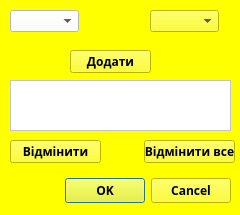
<?xml version="1.0" encoding="UTF-8"?>
<ui version="4.0">
 <class>addBillet</class>
 <widget class="QDialog" name="addBillet">
  <property name="geometry">
   <rect>
    <x>0</x>
    <y>0</y>
    <width>240</width>
    <height>215</height>
   </rect>
  </property>
  <property name="palette">
   <palette>
    <active>
     <colorrole role="WindowText">
      <brush brushstyle="SolidPattern">
       <color alpha="255">
        <red>0</red>
        <green>0</green>
        <blue>0</blue>
       </color>
      </brush>
     </colorrole>
     <colorrole role="Button">
      <brush brushstyle="SolidPattern">
       <color alpha="255">
        <red>255</red>
        <green>255</green>
        <blue>0</blue>
       </color>
      </brush>
     </colorrole>
     <colorrole role="Light">
      <brush brushstyle="SolidPattern">
       <color alpha="255">
        <red>255</red>
        <green>255</green>
        <blue>127</blue>
       </color>
      </brush>
     </colorrole>
     <colorrole role="Midlight">
      <brush brushstyle="SolidPattern">
       <color alpha="255">
        <red>255</red>
        <green>255</green>
        <blue>63</blue>
       </color>
      </brush>
     </colorrole>
     <colorrole role="Dark">
      <brush brushstyle="SolidPattern">
       <color alpha="255">
        <red>127</red>
        <green>127</green>
        <blue>0</blue>
       </color>
      </brush>
     </colorrole>
     <colorrole role="Mid">
      <brush brushstyle="SolidPattern">
       <color alpha="255">
        <red>170</red>
        <green>170</green>
        <blue>0</blue>
       </color>
      </brush>
     </colorrole>
     <colorrole role="Text">
      <brush brushstyle="SolidPattern">
       <color alpha="255">
        <red>0</red>
        <green>0</green>
        <blue>0</blue>
       </color>
      </brush>
     </colorrole>
     <colorrole role="BrightText">
      <brush brushstyle="SolidPattern">
       <color alpha="255">
        <red>255</red>
        <green>255</green>
        <blue>255</blue>
       </color>
      </brush>
     </colorrole>
     <colorrole role="ButtonText">
      <brush brushstyle="SolidPattern">
       <color alpha="255">
        <red>0</red>
        <green>0</green>
        <blue>0</blue>
       </color>
      </brush>
     </colorrole>
     <colorrole role="Base">
      <brush brushstyle="SolidPattern">
       <color alpha="255">
        <red>255</red>
        <green>255</green>
        <blue>255</blue>
       </color>
      </brush>
     </colorrole>
     <colorrole role="Window">
      <brush brushstyle="SolidPattern">
       <color alpha="255">
        <red>255</red>
        <green>255</green>
        <blue>0</blue>
       </color>
      </brush>
     </colorrole>
     <colorrole role="Shadow">
      <brush brushstyle="SolidPattern">
       <color alpha="255">
        <red>0</red>
        <green>0</green>
        <blue>0</blue>
       </color>
      </brush>
     </colorrole>
     <colorrole role="AlternateBase">
      <brush brushstyle="SolidPattern">
       <color alpha="255">
        <red>255</red>
        <green>255</green>
        <blue>127</blue>
       </color>
      </brush>
     </colorrole>
     <colorrole role="ToolTipBase">
      <brush brushstyle="SolidPattern">
       <color alpha="255">
        <red>255</red>
        <green>255</green>
        <blue>220</blue>
       </color>
      </brush>
     </colorrole>
     <colorrole role="ToolTipText">
      <brush brushstyle="SolidPattern">
       <color alpha="255">
        <red>0</red>
        <green>0</green>
        <blue>0</blue>
       </color>
      </brush>
     </colorrole>
    </active>
    <inactive>
     <colorrole role="WindowText">
      <brush brushstyle="SolidPattern">
       <color alpha="255">
        <red>0</red>
        <green>0</green>
        <blue>0</blue>
       </color>
      </brush>
     </colorrole>
     <colorrole role="Button">
      <brush brushstyle="SolidPattern">
       <color alpha="255">
        <red>255</red>
        <green>255</green>
        <blue>0</blue>
       </color>
      </brush>
     </colorrole>
     <colorrole role="Light">
      <brush brushstyle="SolidPattern">
       <color alpha="255">
        <red>255</red>
        <green>255</green>
        <blue>127</blue>
       </color>
      </brush>
     </colorrole>
     <colorrole role="Midlight">
      <brush brushstyle="SolidPattern">
       <color alpha="255">
        <red>255</red>
        <green>255</green>
        <blue>63</blue>
       </color>
      </brush>
     </colorrole>
     <colorrole role="Dark">
      <brush brushstyle="SolidPattern">
       <color alpha="255">
        <red>127</red>
        <green>127</green>
        <blue>0</blue>
       </color>
      </brush>
     </colorrole>
     <colorrole role="Mid">
      <brush brushstyle="SolidPattern">
       <color alpha="255">
        <red>170</red>
        <green>170</green>
        <blue>0</blue>
       </color>
      </brush>
     </colorrole>
     <colorrole role="Text">
      <brush brushstyle="SolidPattern">
       <color alpha="255">
        <red>0</red>
        <green>0</green>
        <blue>0</blue>
       </color>
      </brush>
     </colorrole>
     <colorrole role="BrightText">
      <brush brushstyle="SolidPattern">
       <color alpha="255">
        <red>255</red>
        <green>255</green>
        <blue>255</blue>
       </color>
      </brush>
     </colorrole>
     <colorrole role="ButtonText">
      <brush brushstyle="SolidPattern">
       <color alpha="255">
        <red>0</red>
        <green>0</green>
        <blue>0</blue>
       </color>
      </brush>
     </colorrole>
     <colorrole role="Base">
      <brush brushstyle="SolidPattern">
       <color alpha="255">
        <red>255</red>
        <green>255</green>
        <blue>255</blue>
       </color>
      </brush>
     </colorrole>
     <colorrole role="Window">
      <brush brushstyle="SolidPattern">
       <color alpha="255">
        <red>255</red>
        <green>255</green>
        <blue>0</blue>
       </color>
      </brush>
     </colorrole>
     <colorrole role="Shadow">
      <brush brushstyle="SolidPattern">
       <color alpha="255">
        <red>0</red>
        <green>0</green>
        <blue>0</blue>
       </color>
      </brush>
     </colorrole>
     <colorrole role="AlternateBase">
      <brush brushstyle="SolidPattern">
       <color alpha="255">
        <red>255</red>
        <green>255</green>
        <blue>127</blue>
       </color>
      </brush>
     </colorrole>
     <colorrole role="ToolTipBase">
      <brush brushstyle="SolidPattern">
       <color alpha="255">
        <red>255</red>
        <green>255</green>
        <blue>220</blue>
       </color>
      </brush>
     </colorrole>
     <colorrole role="ToolTipText">
      <brush brushstyle="SolidPattern">
       <color alpha="255">
        <red>0</red>
        <green>0</green>
        <blue>0</blue>
       </color>
      </brush>
     </colorrole>
    </inactive>
    <disabled>
     <colorrole role="WindowText">
      <brush brushstyle="SolidPattern">
       <color alpha="255">
        <red>127</red>
        <green>127</green>
        <blue>0</blue>
       </color>
      </brush>
     </colorrole>
     <colorrole role="Button">
      <brush brushstyle="SolidPattern">
       <color alpha="255">
        <red>255</red>
        <green>255</green>
        <blue>0</blue>
       </color>
      </brush>
     </colorrole>
     <colorrole role="Light">
      <brush brushstyle="SolidPattern">
       <color alpha="255">
        <red>255</red>
        <green>255</green>
        <blue>127</blue>
       </color>
      </brush>
     </colorrole>
     <colorrole role="Midlight">
      <brush brushstyle="SolidPattern">
       <color alpha="255">
        <red>255</red>
        <green>255</green>
        <blue>63</blue>
       </color>
      </brush>
     </colorrole>
     <colorrole role="Dark">
      <brush brushstyle="SolidPattern">
       <color alpha="255">
        <red>127</red>
        <green>127</green>
        <blue>0</blue>
       </color>
      </brush>
     </colorrole>
     <colorrole role="Mid">
      <brush brushstyle="SolidPattern">
       <color alpha="255">
        <red>170</red>
        <green>170</green>
        <blue>0</blue>
       </color>
      </brush>
     </colorrole>
     <colorrole role="Text">
      <brush brushstyle="SolidPattern">
       <color alpha="255">
        <red>127</red>
        <green>127</green>
        <blue>0</blue>
       </color>
      </brush>
     </colorrole>
     <colorrole role="BrightText">
      <brush brushstyle="SolidPattern">
       <color alpha="255">
        <red>255</red>
        <green>255</green>
        <blue>255</blue>
       </color>
      </brush>
     </colorrole>
     <colorrole role="ButtonText">
      <brush brushstyle="SolidPattern">
       <color alpha="255">
        <red>127</red>
        <green>127</green>
        <blue>0</blue>
       </color>
      </brush>
     </colorrole>
     <colorrole role="Base">
      <brush brushstyle="SolidPattern">
       <color alpha="255">
        <red>255</red>
        <green>255</green>
        <blue>0</blue>
       </color>
      </brush>
     </colorrole>
     <colorrole role="Window">
      <brush brushstyle="SolidPattern">
       <color alpha="255">
        <red>255</red>
        <green>255</green>
        <blue>0</blue>
       </color>
      </brush>
     </colorrole>
     <colorrole role="Shadow">
      <brush brushstyle="SolidPattern">
       <color alpha="255">
        <red>0</red>
        <green>0</green>
        <blue>0</blue>
       </color>
      </brush>
     </colorrole>
     <colorrole role="AlternateBase">
      <brush brushstyle="SolidPattern">
       <color alpha="255">
        <red>255</red>
        <green>255</green>
        <blue>0</blue>
       </color>
      </brush>
     </colorrole>
     <colorrole role="ToolTipBase">
      <brush brushstyle="SolidPattern">
       <color alpha="255">
        <red>255</red>
        <green>255</green>
        <blue>220</blue>
       </color>
      </brush>
     </colorrole>
     <colorrole role="ToolTipText">
      <brush brushstyle="SolidPattern">
       <color alpha="255">
        <red>0</red>
        <green>0</green>
        <blue>0</blue>
       </color>
      </brush>
     </colorrole>
    </disabled>
   </palette>
  </property>
  <property name="windowTitle">
   <string>Dialog</string>
  </property>
  <widget class="QDialogButtonBox" name="buttonBox">
   <property name="enabled">
    <bool>true</bool>
   </property>
   <property name="geometry">
    <rect>
     <x>10</x>
     <y>170</y>
     <width>221</width>
     <height>41</height>
    </rect>
   </property>
   <property name="font">
    <font>
     <family>Bauhaus 93</family>
     <weight>75</weight>
     <bold>true</bold>
    </font>
   </property>
   <property name="locale">
    <locale language="Ukrainian" country="Ukraine"/>
   </property>
   <property name="orientation">
    <enum>Qt::Horizontal</enum>
   </property>
   <property name="standardButtons">
    <set>QDialogButtonBox::Cancel|QDialogButtonBox::Ok</set>
   </property>
   <property name="centerButtons">
    <bool>false</bool>
   </property>
  </widget>
  <widget class="QComboBox" name="opTypeBox">
   <property name="geometry">
    <rect>
     <x>10</x>
     <y>10</y>
     <width>69</width>
     <height>22</height>
    </rect>
   </property>
   <property name="palette">
    <palette>
     <active>
      <colorrole role="WindowText">
       <brush brushstyle="SolidPattern">
        <color alpha="255">
         <red>0</red>
         <green>0</green>
         <blue>0</blue>
        </color>
       </brush>
      </colorrole>
      <colorrole role="Button">
       <brush brushstyle="SolidPattern">
        <color alpha="255">
         <red>255</red>
         <green>255</green>
         <blue>255</blue>
        </color>
       </brush>
      </colorrole>
      <colorrole role="Light">
       <brush brushstyle="SolidPattern">
        <color alpha="255">
         <red>255</red>
         <green>255</green>
         <blue>255</blue>
        </color>
       </brush>
      </colorrole>
      <colorrole role="Midlight">
       <brush brushstyle="SolidPattern">
        <color alpha="255">
         <red>255</red>
         <green>255</green>
         <blue>255</blue>
        </color>
       </brush>
      </colorrole>
      <colorrole role="Dark">
       <brush brushstyle="SolidPattern">
        <color alpha="255">
         <red>127</red>
         <green>127</green>
         <blue>127</blue>
        </color>
       </brush>
      </colorrole>
      <colorrole role="Mid">
       <brush brushstyle="SolidPattern">
        <color alpha="255">
         <red>170</red>
         <green>170</green>
         <blue>170</blue>
        </color>
       </brush>
      </colorrole>
      <colorrole role="Text">
       <brush brushstyle="SolidPattern">
        <color alpha="255">
         <red>0</red>
         <green>0</green>
         <blue>0</blue>
        </color>
       </brush>
      </colorrole>
      <colorrole role="BrightText">
       <brush brushstyle="SolidPattern">
        <color alpha="255">
         <red>255</red>
         <green>255</green>
         <blue>255</blue>
        </color>
       </brush>
      </colorrole>
      <colorrole role="ButtonText">
       <brush brushstyle="SolidPattern">
        <color alpha="255">
         <red>0</red>
         <green>0</green>
         <blue>0</blue>
        </color>
       </brush>
      </colorrole>
      <colorrole role="Base">
       <brush brushstyle="SolidPattern">
        <color alpha="255">
         <red>255</red>
         <green>255</green>
         <blue>255</blue>
        </color>
       </brush>
      </colorrole>
      <colorrole role="Window">
       <brush brushstyle="SolidPattern">
        <color alpha="255">
         <red>255</red>
         <green>255</green>
         <blue>255</blue>
        </color>
       </brush>
      </colorrole>
      <colorrole role="Shadow">
       <brush brushstyle="SolidPattern">
        <color alpha="255">
         <red>0</red>
         <green>0</green>
         <blue>0</blue>
        </color>
       </brush>
      </colorrole>
      <colorrole role="AlternateBase">
       <brush brushstyle="SolidPattern">
        <color alpha="255">
         <red>255</red>
         <green>255</green>
         <blue>255</blue>
        </color>
       </brush>
      </colorrole>
      <colorrole role="ToolTipBase">
       <brush brushstyle="SolidPattern">
        <color alpha="255">
         <red>255</red>
         <green>255</green>
         <blue>220</blue>
        </color>
       </brush>
      </colorrole>
      <colorrole role="ToolTipText">
       <brush brushstyle="SolidPattern">
        <color alpha="255">
         <red>0</red>
         <green>0</green>
         <blue>0</blue>
        </color>
       </brush>
      </colorrole>
     </active>
     <inactive>
      <colorrole role="WindowText">
       <brush brushstyle="SolidPattern">
        <color alpha="255">
         <red>0</red>
         <green>0</green>
         <blue>0</blue>
        </color>
       </brush>
      </colorrole>
      <colorrole role="Button">
       <brush brushstyle="SolidPattern">
        <color alpha="255">
         <red>255</red>
         <green>255</green>
         <blue>255</blue>
        </color>
       </brush>
      </colorrole>
      <colorrole role="Light">
       <brush brushstyle="SolidPattern">
        <color alpha="255">
         <red>255</red>
         <green>255</green>
         <blue>255</blue>
        </color>
       </brush>
      </colorrole>
      <colorrole role="Midlight">
       <brush brushstyle="SolidPattern">
        <color alpha="255">
         <red>255</red>
         <green>255</green>
         <blue>255</blue>
        </color>
       </brush>
      </colorrole>
      <colorrole role="Dark">
       <brush brushstyle="SolidPattern">
        <color alpha="255">
         <red>127</red>
         <green>127</green>
         <blue>127</blue>
        </color>
       </brush>
      </colorrole>
      <colorrole role="Mid">
       <brush brushstyle="SolidPattern">
        <color alpha="255">
         <red>170</red>
         <green>170</green>
         <blue>170</blue>
        </color>
       </brush>
      </colorrole>
      <colorrole role="Text">
       <brush brushstyle="SolidPattern">
        <color alpha="255">
         <red>0</red>
         <green>0</green>
         <blue>0</blue>
        </color>
       </brush>
      </colorrole>
      <colorrole role="BrightText">
       <brush brushstyle="SolidPattern">
        <color alpha="255">
         <red>255</red>
         <green>255</green>
         <blue>255</blue>
        </color>
       </brush>
      </colorrole>
      <colorrole role="ButtonText">
       <brush brushstyle="SolidPattern">
        <color alpha="255">
         <red>0</red>
         <green>0</green>
         <blue>0</blue>
        </color>
       </brush>
      </colorrole>
      <colorrole role="Base">
       <brush brushstyle="SolidPattern">
        <color alpha="255">
         <red>255</red>
         <green>255</green>
         <blue>255</blue>
        </color>
       </brush>
      </colorrole>
      <colorrole role="Window">
       <brush brushstyle="SolidPattern">
        <color alpha="255">
         <red>255</red>
         <green>255</green>
         <blue>255</blue>
        </color>
       </brush>
      </colorrole>
      <colorrole role="Shadow">
       <brush brushstyle="SolidPattern">
        <color alpha="255">
         <red>0</red>
         <green>0</green>
         <blue>0</blue>
        </color>
       </brush>
      </colorrole>
      <colorrole role="AlternateBase">
       <brush brushstyle="SolidPattern">
        <color alpha="255">
         <red>255</red>
         <green>255</green>
         <blue>255</blue>
        </color>
       </brush>
      </colorrole>
      <colorrole role="ToolTipBase">
       <brush brushstyle="SolidPattern">
        <color alpha="255">
         <red>255</red>
         <green>255</green>
         <blue>220</blue>
        </color>
       </brush>
      </colorrole>
      <colorrole role="ToolTipText">
       <brush brushstyle="SolidPattern">
        <color alpha="255">
         <red>0</red>
         <green>0</green>
         <blue>0</blue>
        </color>
       </brush>
      </colorrole>
     </inactive>
     <disabled>
      <colorrole role="WindowText">
       <brush brushstyle="SolidPattern">
        <color alpha="255">
         <red>127</red>
         <green>127</green>
         <blue>127</blue>
        </color>
       </brush>
      </colorrole>
      <colorrole role="Button">
       <brush brushstyle="SolidPattern">
        <color alpha="255">
         <red>255</red>
         <green>255</green>
         <blue>255</blue>
        </color>
       </brush>
      </colorrole>
      <colorrole role="Light">
       <brush brushstyle="SolidPattern">
        <color alpha="255">
         <red>255</red>
         <green>255</green>
         <blue>255</blue>
        </color>
       </brush>
      </colorrole>
      <colorrole role="Midlight">
       <brush brushstyle="SolidPattern">
        <color alpha="255">
         <red>255</red>
         <green>255</green>
         <blue>255</blue>
        </color>
       </brush>
      </colorrole>
      <colorrole role="Dark">
       <brush brushstyle="SolidPattern">
        <color alpha="255">
         <red>127</red>
         <green>127</green>
         <blue>127</blue>
        </color>
       </brush>
      </colorrole>
      <colorrole role="Mid">
       <brush brushstyle="SolidPattern">
        <color alpha="255">
         <red>170</red>
         <green>170</green>
         <blue>170</blue>
        </color>
       </brush>
      </colorrole>
      <colorrole role="Text">
       <brush brushstyle="SolidPattern">
        <color alpha="255">
         <red>127</red>
         <green>127</green>
         <blue>127</blue>
        </color>
       </brush>
      </colorrole>
      <colorrole role="BrightText">
       <brush brushstyle="SolidPattern">
        <color alpha="255">
         <red>255</red>
         <green>255</green>
         <blue>255</blue>
        </color>
       </brush>
      </colorrole>
      <colorrole role="ButtonText">
       <brush brushstyle="SolidPattern">
        <color alpha="255">
         <red>127</red>
         <green>127</green>
         <blue>127</blue>
        </color>
       </brush>
      </colorrole>
      <colorrole role="Base">
       <brush brushstyle="SolidPattern">
        <color alpha="255">
         <red>255</red>
         <green>255</green>
         <blue>255</blue>
        </color>
       </brush>
      </colorrole>
      <colorrole role="Window">
       <brush brushstyle="SolidPattern">
        <color alpha="255">
         <red>255</red>
         <green>255</green>
         <blue>255</blue>
        </color>
       </brush>
      </colorrole>
      <colorrole role="Shadow">
       <brush brushstyle="SolidPattern">
        <color alpha="255">
         <red>0</red>
         <green>0</green>
         <blue>0</blue>
        </color>
       </brush>
      </colorrole>
      <colorrole role="AlternateBase">
       <brush brushstyle="SolidPattern">
        <color alpha="255">
         <red>255</red>
         <green>255</green>
         <blue>255</blue>
        </color>
       </brush>
      </colorrole>
      <colorrole role="ToolTipBase">
       <brush brushstyle="SolidPattern">
        <color alpha="255">
         <red>255</red>
         <green>255</green>
         <blue>220</blue>
        </color>
       </brush>
      </colorrole>
      <colorrole role="ToolTipText">
       <brush brushstyle="SolidPattern">
        <color alpha="255">
         <red>0</red>
         <green>0</green>
         <blue>0</blue>
        </color>
       </brush>
      </colorrole>
     </disabled>
    </palette>
   </property>
   <property name="font">
    <font>
     <family>Bauhaus 93</family>
     <weight>75</weight>
     <bold>true</bold>
    </font>
   </property>
  </widget>
  <widget class="QComboBox" name="opNumBox">
   <property name="geometry">
    <rect>
     <x>150</x>
     <y>10</y>
     <width>69</width>
     <height>22</height>
    </rect>
   </property>
   <property name="font">
    <font>
     <family>Bauhaus 93</family>
     <weight>50</weight>
     <bold>false</bold>
    </font>
   </property>
   <item>
    <property name="text">
     <string/>
    </property>
   </item>
   <item>
    <property name="text">
     <string>1</string>
    </property>
   </item>
   <item>
    <property name="text">
     <string>2</string>
    </property>
   </item>
   <item>
    <property name="text">
     <string>3</string>
    </property>
   </item>
   <item>
    <property name="text">
     <string>4</string>
    </property>
   </item>
   <item>
    <property name="text">
     <string>5</string>
    </property>
   </item>
  </widget>
  <widget class="QTextEdit" name="textEdit">
   <property name="enabled">
    <bool>false</bool>
   </property>
   <property name="geometry">
    <rect>
     <x>10</x>
     <y>80</y>
     <width>221</width>
     <height>51</height>
    </rect>
   </property>
   <property name="palette">
    <palette>
     <active>
      <colorrole role="WindowText">
       <brush brushstyle="SolidPattern">
        <color alpha="255">
         <red>0</red>
         <green>0</green>
         <blue>0</blue>
        </color>
       </brush>
      </colorrole>
      <colorrole role="Button">
       <brush brushstyle="SolidPattern">
        <color alpha="255">
         <red>255</red>
         <green>255</green>
         <blue>255</blue>
        </color>
       </brush>
      </colorrole>
      <colorrole role="Light">
       <brush brushstyle="SolidPattern">
        <color alpha="255">
         <red>255</red>
         <green>255</green>
         <blue>255</blue>
        </color>
       </brush>
      </colorrole>
      <colorrole role="Midlight">
       <brush brushstyle="SolidPattern">
        <color alpha="255">
         <red>255</red>
         <green>255</green>
         <blue>255</blue>
        </color>
       </brush>
      </colorrole>
      <colorrole role="Dark">
       <brush brushstyle="SolidPattern">
        <color alpha="255">
         <red>127</red>
         <green>127</green>
         <blue>127</blue>
        </color>
       </brush>
      </colorrole>
      <colorrole role="Mid">
       <brush brushstyle="SolidPattern">
        <color alpha="255">
         <red>170</red>
         <green>170</green>
         <blue>170</blue>
        </color>
       </brush>
      </colorrole>
      <colorrole role="Text">
       <brush brushstyle="SolidPattern">
        <color alpha="255">
         <red>0</red>
         <green>0</green>
         <blue>0</blue>
        </color>
       </brush>
      </colorrole>
      <colorrole role="BrightText">
       <brush brushstyle="SolidPattern">
        <color alpha="255">
         <red>255</red>
         <green>255</green>
         <blue>255</blue>
        </color>
       </brush>
      </colorrole>
      <colorrole role="ButtonText">
       <brush brushstyle="SolidPattern">
        <color alpha="255">
         <red>0</red>
         <green>0</green>
         <blue>0</blue>
        </color>
       </brush>
      </colorrole>
      <colorrole role="Base">
       <brush brushstyle="SolidPattern">
        <color alpha="255">
         <red>255</red>
         <green>255</green>
         <blue>255</blue>
        </color>
       </brush>
      </colorrole>
      <colorrole role="Window">
       <brush brushstyle="SolidPattern">
        <color alpha="255">
         <red>255</red>
         <green>255</green>
         <blue>255</blue>
        </color>
       </brush>
      </colorrole>
      <colorrole role="Shadow">
       <brush brushstyle="SolidPattern">
        <color alpha="255">
         <red>0</red>
         <green>0</green>
         <blue>0</blue>
        </color>
       </brush>
      </colorrole>
      <colorrole role="AlternateBase">
       <brush brushstyle="SolidPattern">
        <color alpha="255">
         <red>255</red>
         <green>255</green>
         <blue>255</blue>
        </color>
       </brush>
      </colorrole>
      <colorrole role="ToolTipBase">
       <brush brushstyle="SolidPattern">
        <color alpha="255">
         <red>255</red>
         <green>255</green>
         <blue>220</blue>
        </color>
       </brush>
      </colorrole>
      <colorrole role="ToolTipText">
       <brush brushstyle="SolidPattern">
        <color alpha="255">
         <red>0</red>
         <green>0</green>
         <blue>0</blue>
        </color>
       </brush>
      </colorrole>
     </active>
     <inactive>
      <colorrole role="WindowText">
       <brush brushstyle="SolidPattern">
        <color alpha="255">
         <red>0</red>
         <green>0</green>
         <blue>0</blue>
        </color>
       </brush>
      </colorrole>
      <colorrole role="Button">
       <brush brushstyle="SolidPattern">
        <color alpha="255">
         <red>255</red>
         <green>255</green>
         <blue>255</blue>
        </color>
       </brush>
      </colorrole>
      <colorrole role="Light">
       <brush brushstyle="SolidPattern">
        <color alpha="255">
         <red>255</red>
         <green>255</green>
         <blue>255</blue>
        </color>
       </brush>
      </colorrole>
      <colorrole role="Midlight">
       <brush brushstyle="SolidPattern">
        <color alpha="255">
         <red>255</red>
         <green>255</green>
         <blue>255</blue>
        </color>
       </brush>
      </colorrole>
      <colorrole role="Dark">
       <brush brushstyle="SolidPattern">
        <color alpha="255">
         <red>127</red>
         <green>127</green>
         <blue>127</blue>
        </color>
       </brush>
      </colorrole>
      <colorrole role="Mid">
       <brush brushstyle="SolidPattern">
        <color alpha="255">
         <red>170</red>
         <green>170</green>
         <blue>170</blue>
        </color>
       </brush>
      </colorrole>
      <colorrole role="Text">
       <brush brushstyle="SolidPattern">
        <color alpha="255">
         <red>0</red>
         <green>0</green>
         <blue>0</blue>
        </color>
       </brush>
      </colorrole>
      <colorrole role="BrightText">
       <brush brushstyle="SolidPattern">
        <color alpha="255">
         <red>255</red>
         <green>255</green>
         <blue>255</blue>
        </color>
       </brush>
      </colorrole>
      <colorrole role="ButtonText">
       <brush brushstyle="SolidPattern">
        <color alpha="255">
         <red>0</red>
         <green>0</green>
         <blue>0</blue>
        </color>
       </brush>
      </colorrole>
      <colorrole role="Base">
       <brush brushstyle="SolidPattern">
        <color alpha="255">
         <red>255</red>
         <green>255</green>
         <blue>255</blue>
        </color>
       </brush>
      </colorrole>
      <colorrole role="Window">
       <brush brushstyle="SolidPattern">
        <color alpha="255">
         <red>255</red>
         <green>255</green>
         <blue>255</blue>
        </color>
       </brush>
      </colorrole>
      <colorrole role="Shadow">
       <brush brushstyle="SolidPattern">
        <color alpha="255">
         <red>0</red>
         <green>0</green>
         <blue>0</blue>
        </color>
       </brush>
      </colorrole>
      <colorrole role="AlternateBase">
       <brush brushstyle="SolidPattern">
        <color alpha="255">
         <red>255</red>
         <green>255</green>
         <blue>255</blue>
        </color>
       </brush>
      </colorrole>
      <colorrole role="ToolTipBase">
       <brush brushstyle="SolidPattern">
        <color alpha="255">
         <red>255</red>
         <green>255</green>
         <blue>220</blue>
        </color>
       </brush>
      </colorrole>
      <colorrole role="ToolTipText">
       <brush brushstyle="SolidPattern">
        <color alpha="255">
         <red>0</red>
         <green>0</green>
         <blue>0</blue>
        </color>
       </brush>
      </colorrole>
     </inactive>
     <disabled>
      <colorrole role="WindowText">
       <brush brushstyle="SolidPattern">
        <color alpha="255">
         <red>0</red>
         <green>0</green>
         <blue>0</blue>
        </color>
       </brush>
      </colorrole>
      <colorrole role="Button">
       <brush brushstyle="SolidPattern">
        <color alpha="255">
         <red>255</red>
         <green>255</green>
         <blue>255</blue>
        </color>
       </brush>
      </colorrole>
      <colorrole role="Light">
       <brush brushstyle="SolidPattern">
        <color alpha="255">
         <red>255</red>
         <green>255</green>
         <blue>255</blue>
        </color>
       </brush>
      </colorrole>
      <colorrole role="Midlight">
       <brush brushstyle="SolidPattern">
        <color alpha="255">
         <red>255</red>
         <green>255</green>
         <blue>255</blue>
        </color>
       </brush>
      </colorrole>
      <colorrole role="Dark">
       <brush brushstyle="SolidPattern">
        <color alpha="255">
         <red>127</red>
         <green>127</green>
         <blue>127</blue>
        </color>
       </brush>
      </colorrole>
      <colorrole role="Mid">
       <brush brushstyle="SolidPattern">
        <color alpha="255">
         <red>0</red>
         <green>0</green>
         <blue>0</blue>
        </color>
       </brush>
      </colorrole>
      <colorrole role="Text">
       <brush brushstyle="SolidPattern">
        <color alpha="255">
         <red>127</red>
         <green>127</green>
         <blue>127</blue>
        </color>
       </brush>
      </colorrole>
      <colorrole role="BrightText">
       <brush brushstyle="SolidPattern">
        <color alpha="255">
         <red>255</red>
         <green>255</green>
         <blue>255</blue>
        </color>
       </brush>
      </colorrole>
      <colorrole role="ButtonText">
       <brush brushstyle="SolidPattern">
        <color alpha="255">
         <red>127</red>
         <green>127</green>
         <blue>127</blue>
        </color>
       </brush>
      </colorrole>
      <colorrole role="Base">
       <brush brushstyle="SolidPattern">
        <color alpha="255">
         <red>255</red>
         <green>255</green>
         <blue>255</blue>
        </color>
       </brush>
      </colorrole>
      <colorrole role="Window">
       <brush brushstyle="SolidPattern">
        <color alpha="255">
         <red>255</red>
         <green>255</green>
         <blue>255</blue>
        </color>
       </brush>
      </colorrole>
      <colorrole role="Shadow">
       <brush brushstyle="SolidPattern">
        <color alpha="255">
         <red>0</red>
         <green>0</green>
         <blue>0</blue>
        </color>
       </brush>
      </colorrole>
      <colorrole role="AlternateBase">
       <brush brushstyle="SolidPattern">
        <color alpha="255">
         <red>255</red>
         <green>255</green>
         <blue>255</blue>
        </color>
       </brush>
      </colorrole>
      <colorrole role="ToolTipBase">
       <brush brushstyle="SolidPattern">
        <color alpha="255">
         <red>255</red>
         <green>255</green>
         <blue>220</blue>
        </color>
       </brush>
      </colorrole>
      <colorrole role="ToolTipText">
       <brush brushstyle="SolidPattern">
        <color alpha="255">
         <red>0</red>
         <green>0</green>
         <blue>0</blue>
        </color>
       </brush>
      </colorrole>
     </disabled>
    </palette>
   </property>
   <property name="font">
    <font>
     <family>Bauhaus 93</family>
     <weight>75</weight>
     <bold>true</bold>
    </font>
   </property>
  </widget>
  <widget class="QPushButton" name="AddButton">
   <property name="geometry">
    <rect>
     <x>70</x>
     <y>50</y>
     <width>81</width>
     <height>23</height>
    </rect>
   </property>
   <property name="font">
    <font>
     <family>Bauhaus 93</family>
     <weight>75</weight>
     <bold>true</bold>
    </font>
   </property>
   <property name="text">
    <string>Додати</string>
   </property>
  </widget>
  <widget class="QPushButton" name="discardLast">
   <property name="geometry">
    <rect>
     <x>10</x>
     <y>140</y>
     <width>91</width>
     <height>23</height>
    </rect>
   </property>
   <property name="font">
    <font>
     <family>Bauhaus 93</family>
     <weight>75</weight>
     <bold>true</bold>
    </font>
   </property>
   <property name="text">
    <string>Відмінити</string>
   </property>
  </widget>
  <widget class="QPushButton" name="discardAll">
   <property name="geometry">
    <rect>
     <x>144</x>
     <y>140</y>
     <width>91</width>
     <height>23</height>
    </rect>
   </property>
   <property name="font">
    <font>
     <family>Bauhaus 93</family>
     <weight>75</weight>
     <bold>true</bold>
    </font>
   </property>
   <property name="text">
    <string>Відмінити все</string>
   </property>
  </widget>
 </widget>
 <resources/>
 <connections>
  <connection>
   <sender>buttonBox</sender>
   <signal>accepted()</signal>
   <receiver>addBillet</receiver>
   <slot>accept()</slot>
   <hints>
    <hint type="sourcelabel">
     <x>230</x>
     <y>140</y>
    </hint>
    <hint type="destinationlabel">
     <x>157</x>
     <y>190</y>
    </hint>
   </hints>
  </connection>
  <connection>
   <sender>buttonBox</sender>
   <signal>rejected()</signal>
   <receiver>addBillet</receiver>
   <slot>reject()</slot>
   <hints>
    <hint type="sourcelabel">
     <x>230</x>
     <y>140</y>
    </hint>
    <hint type="destinationlabel">
     <x>239</x>
     <y>190</y>
    </hint>
   </hints>
  </connection>
 </connections>
</ui>
